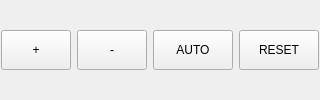
            <widget class="QFrame" name="frm_preview_controls">
             <layout class="QHBoxLayout" name="lay_preview_controls">
              <property name="leftMargin">
               <number>1</number>
              </property>
              <property name="topMargin">
               <number>2</number>
              </property>
              <property name="rightMargin">
               <number>1</number>
              </property>
              <property name="bottomMargin">
               <number>1</number>
              </property>
              <item>
               <widget class="QPushButton" name="btn_preview_zoom_plus">
                <property name="minimumSize">
                 <size>
                  <width>60</width>
                  <height>40</height>
                 </size>
                </property>
                <property name="maximumSize">
                 <size>
                  <width>70</width>
                  <height>40</height>
                 </size>
                </property>
                <property name="text">
                 <string>+</string>
                </property>
               </widget>
              </item>
              <item>
               <widget class="QPushButton" name="btn_preview_zoom_minus">
                <property name="minimumSize">
                 <size>
                  <width>60</width>
                  <height>40</height>
                 </size>
                </property>
                <property name="maximumSize">
                 <size>
                  <width>70</width>
                  <height>40</height>
                 </size>
                </property>
                <property name="text">
                 <string>-</string>
                </property>
               </widget>
              </item>
              <item>
               <widget class="QPushButton" name="btn_preview_auto">
                <property name="minimumSize">
                 <size>
                  <width>80</width>
                  <height>40</height>
                 </size>
                </property>
                <property name="maximumSize">
                 <size>
                  <width>100</width>
                  <height>40</height>
                 </size>
                </property>
                <property name="text">
                 <string>AUTO</string>
                </property>
               </widget>
              </item>
              <item>
               <widget class="QPushButton" name="btn_preview_reset">
                <property name="minimumSize">
                 <size>
                  <width>80</width>
                  <height>40</height>
                 </size>
                </property>
                <property name="maximumSize">
                 <size>
                  <width>100</width>
                  <height>40</height>
                 </size>
                </property>
                <property name="text">
                 <string>RESET</string>
                </property>
               </widget>
              </item>
             </layout>
            </widget>
